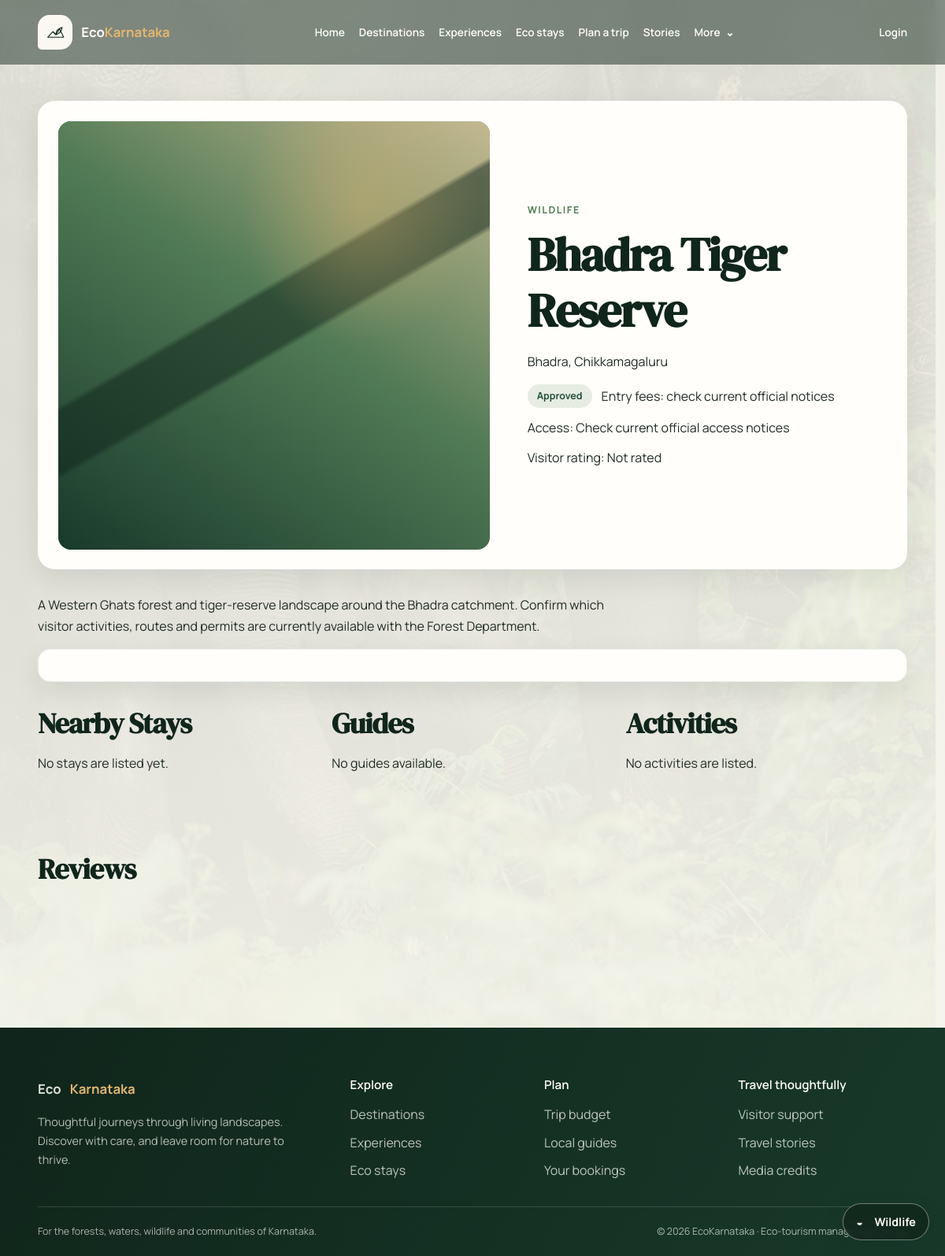
The page /places/5 on the database as committed earlier.
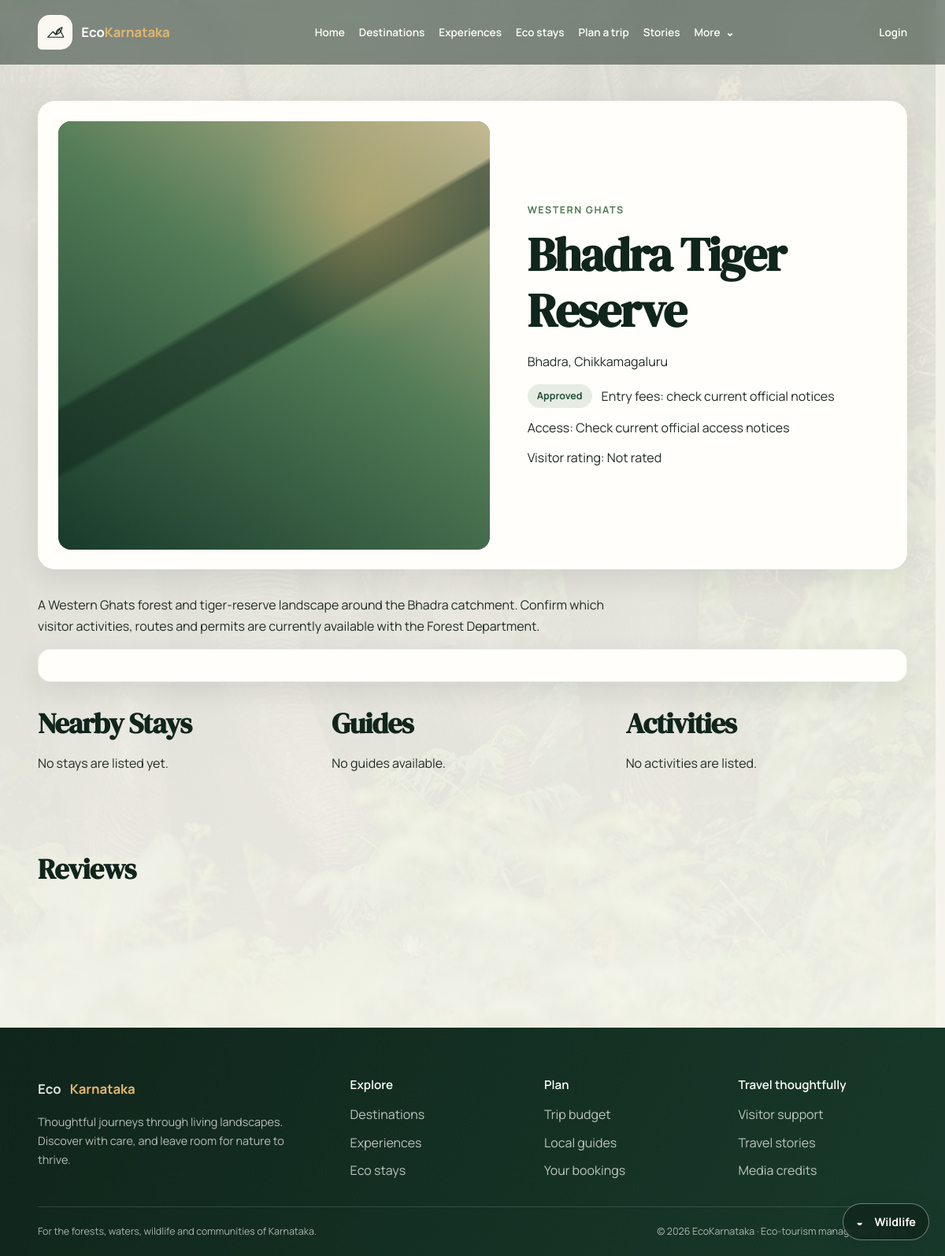
The same page on the database as committed later.
### app/models.py (models this page shows)
class Place(SQLModel, table=True):
    id: Optional[int] = Field(default=None, primary_key=True)
    place_name: str
    location: str
    category: str
    description: str
    entry_fee: float = 0.0
    visiting_hours: str = "9:00 AM - 5:00 PM"
    status: str = "pending"
    district: Optional[str] = None
    latitude: Optional[float] = None
    longitude: Optional[float] = None
    image_url: Optional[str] = None
    best_season: Optional[str] = None
    eco_rating: Optional[float] = None
    created_by: Optional[int] = Field(default=None, foreign_key="user.id")
    created_at: datetime = Field(default_factory=datetime.utcnow)

### app/routers/places.py (the view)
@router.get("/places/{place_id}")
def place_detail(request: Request, place_id: int, db: Session = Depends(get_db)):
    user = get_current_user_optional(request, db)
    place = db.get(Place, place_id)
    if not place or (
        place.status != "approved"
        and (user is None or (user.role != "admin" and place.created_by != user.id))
    ):
        return request.app.state.templates.TemplateResponse(
            "errors/404.html",
            {"request": request, "user": user},
            status_code=404,
        )
    reviews = db.exec(select(Review).where(Review.place_id == place_id).order_by(Review.created_at.desc())).all()
    review_rows = []
    for review in reviews:
        reviewer = db.get(User, review.user_id)
        review_rows.append({
            "id": review.id,
            "title": review.title,
            "comment": review.comment,
            "rating": review.rating,
            "user_id": review.user_id,
            "user": {"name": reviewer.name if reviewer else "Visitor"},
        })
    stays = db.exec(select(Stay).where(Stay.place_id == place_id)).all()
    guides = db.exec(select(Guide).where(Guide.place_id == place_id)).all()
    activities = db.exec(select(Activity).where(Activity.place_id == place_id)).all()
    average_rating = round(sum(r.rating for r in reviews) / len(reviews), 1) if reviews else 0
    return request.app.state.templates.TemplateResponse(
        "place_detail.html",
        {"request": request, "user": user, "place": place, "reviews": review_rows, "stays": stays, "guides": guides, "activities": activities, "average_rating": average_rating},
    )

### app/templates/place_detail.html (shortened to what the changed rows need)
{% extends "base.html" %}
{% block content %}
<section class="detail-header">
  <div class="detail-media">
  </div>
  <div>
    <p class="eyebrow">{{ place.category|title }}</p>
    <h1>{{ place.place_name }}</h1>
    <p>{{ place.location }}, {{ place.district or 'Karnataka' }}</p>
    <div class="meta-row">
      <span class="badge">{{ place.status|title }}</span>
      <span>{% if place.entry_fee %}Entry fee: ₹{{ place.entry_fee }}{% else %}Entry fees: check current official notices{% endif %}</span>
      <span>Access: {{ place.visiting_hours }}</span>
      <span>Visitor rating: {% if reviews %}{{ average_rating }}/5{% else %}Not rated{% endif %}</span>
    </div>
  </div>
</section>
<p>{{ place.description }}</p>
<div class="place-facts">
</div>
<div class="detail-grid">
  <div>
    <h2>Nearby Stays</h2>
  </div>
  <div>
    <h2>Guides</h2>
  </div>
  <div>
    <h2>Activities</h2>
  </div>
</div>
<section class="section reviews-panel">
  <h2>Reviews</h2>
</section>
{% endblock %}

Rows that differ between the two databases and show on the page:
changed Place "Bhadra Tiger Reserve": category "WILDLIFE" → "WESTERN GHATS"
